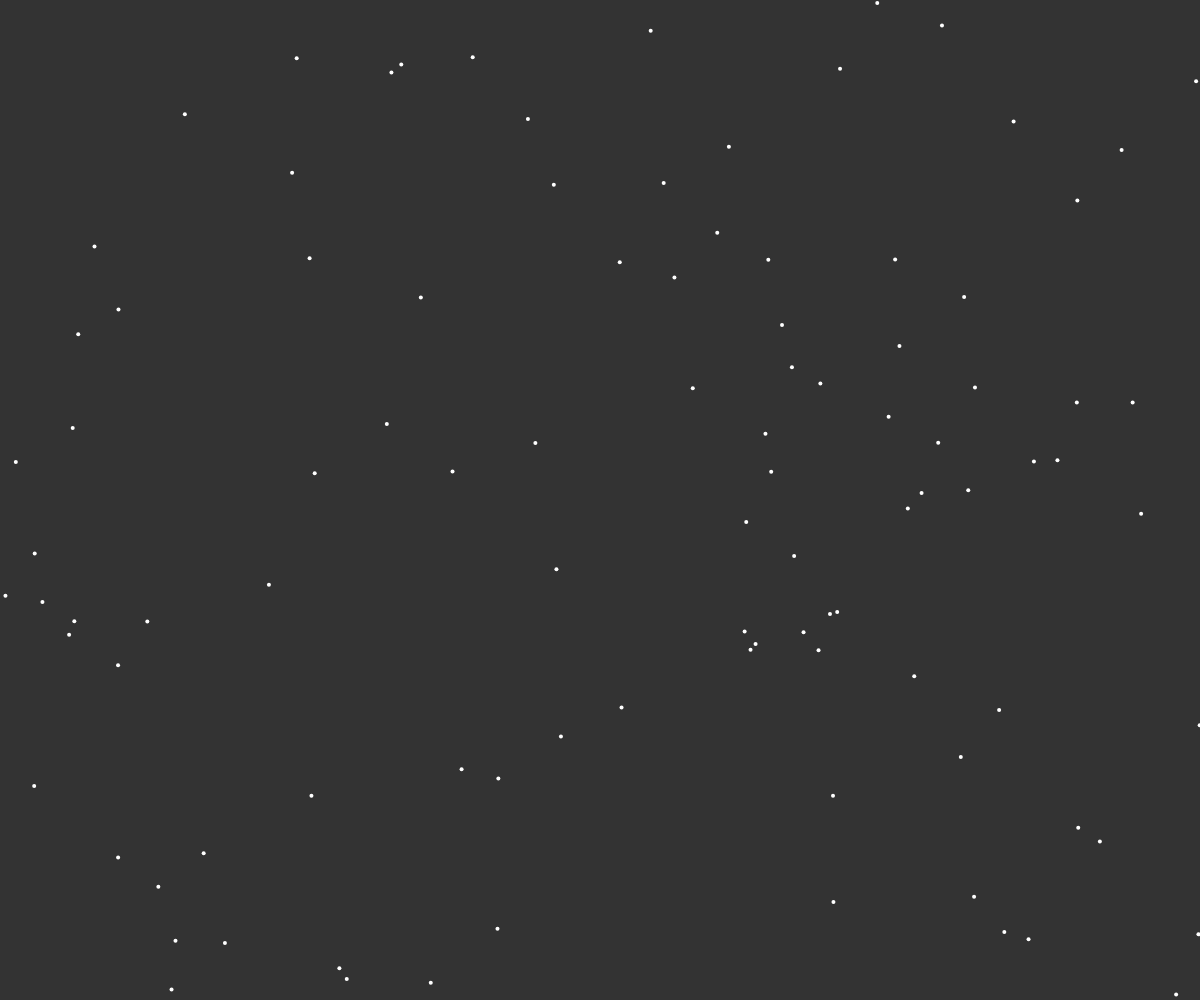
Frame 1 (no input)
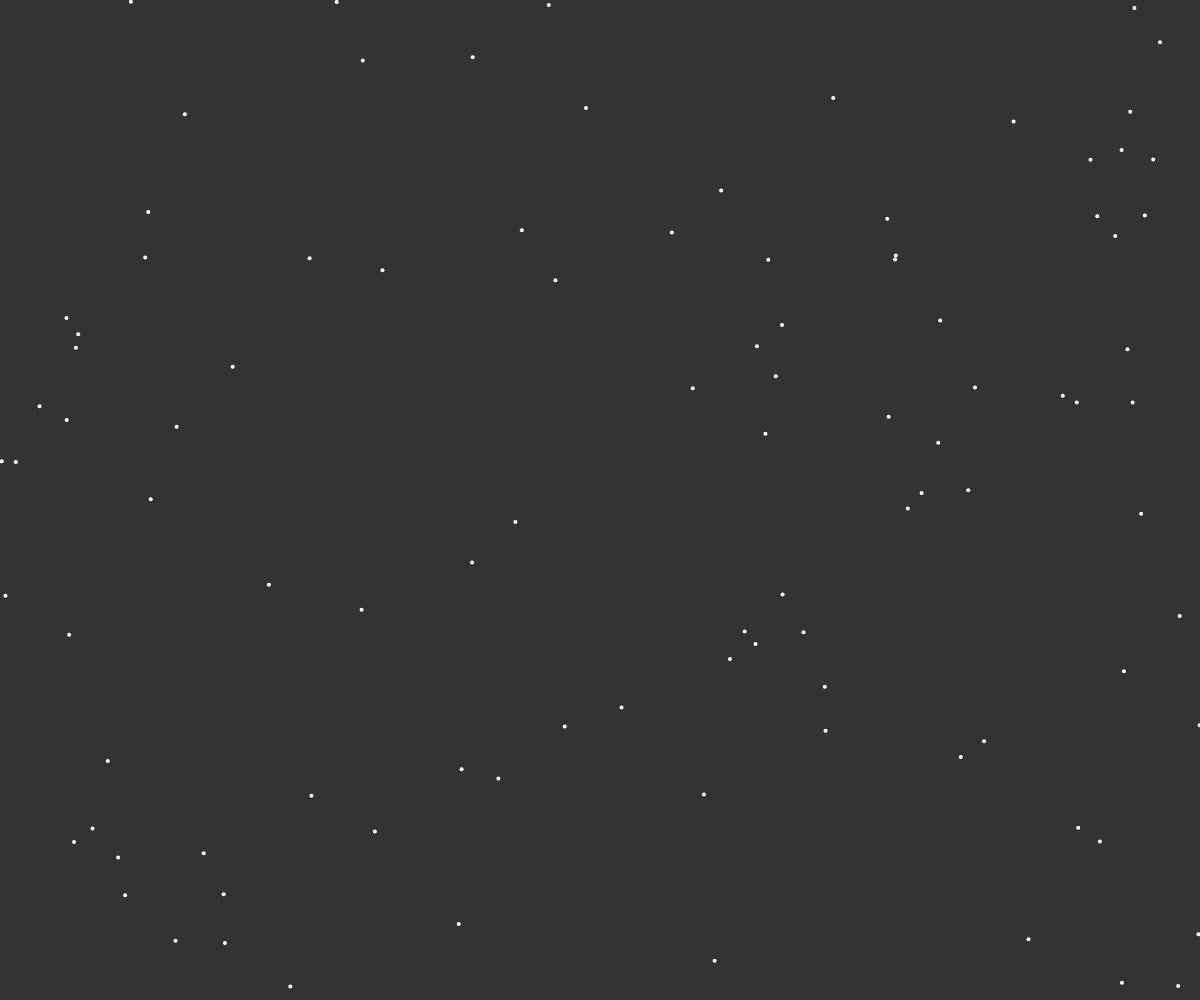
Frame 60 (no input)
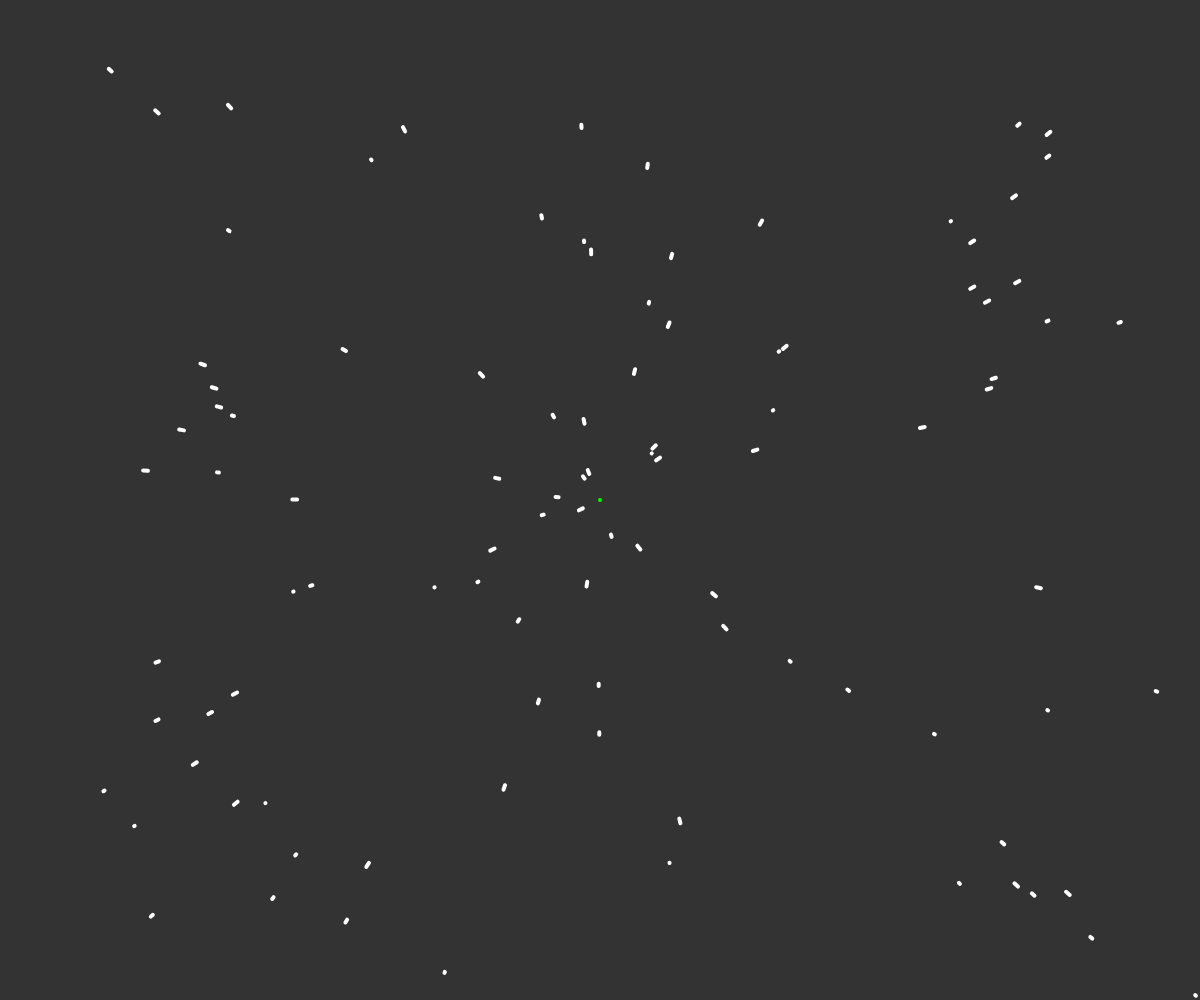
Frame 120 (the mouse pressed at the canvas centre since frame 60)

The p5.js sketch that drew these frames (run headless with seeded random() and noise() and a simulated clock; from frame 60 on, the mouse is pressed at the canvas centre):

// p5.js sketch
// ── sketch.js
let attractors = []
let particles = []

function setup() {
    createCanvas(windowWidth, windowHeight)
    for (let i = 0; i < 100; i++) {
        particles.push(new Particle(random(width), random(height)))
        // particles.push(new Particle(200, 200))
    }
    // for (let i = 0; i < 10; i++) {
    // atractors.push(createVector(random(width), random(height)))
    // }
}

function mousePressed() {
    attractors.push(createVector(mouseX, mouseY))
}

function draw() {
    background(51)
    stroke(255)
    strokeWeight(4)
    particles.push(new Particle(random(width), random(height)))

    if (particles.length > 100) {
        particles.splice(0, 1)
    }

    for (let i = 0; i < attractors.length; i++) {
        stroke(0, 255, 0)
        point(attractors[i].x, attractors[i].y)
    }

    for (let i = 0; i < particles.length; i++) {
        let particle = particles[i]
        for (let j = 0; j < attractors.length; j++) {
            particle.attracted(attractors[j])
        }
        particle.update()
        particle.show()
    }
}

// ── Particle.js
class Particle {
    constructor(x, y) {
        this.pos = createVector(x, y)
        this.prev = createVector(x, y)
        // this.vel = p5.Vector.random2D()
        this.vel = createVector()
        // this.vel.setMag(random(2, 5))
        this.acc = createVector()
    }

    update() {
        this.vel.add(this.acc)
        this.vel.limit(5)
        this.pos.add(this.vel)
        this.acc.mult(0)
    }

    show() {
        stroke(255, 255)
        strokeWeight(4)
        line(this.pos.x, this.pos.y, this.prev.x, this.prev.y)

        this.prev.x = this.pos.x
        this.prev.y = this.pos.y
    }

    attracted(target) {
        let force = p5.Vector.sub(target, this.pos)
        let d = force.mag()
        d = constrain(d, 1, 25)
        let G = 50
        let strength = G / (d * d)
        force.setMag(strength)
        if (d < 20) {
            force.mult(-10)
        }
        this.acc.add(force)
    }
}
